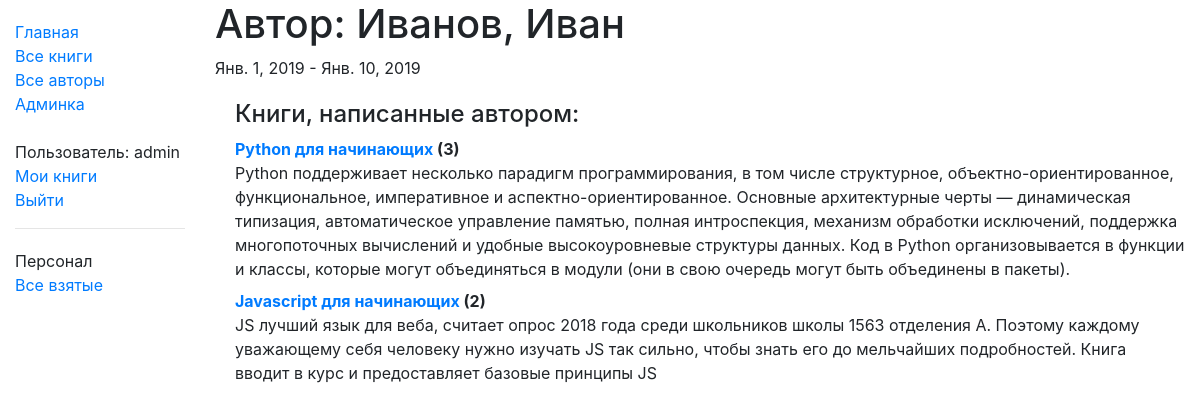
The page /catalog/author/1 (signed in) on the database its author committed.
### catalog/models.py (models this page shows, shortened)
class Author(models.Model):
    first_name = models.CharField(max_length=100,verbose_name='Имя')
    last_name = models.CharField(max_length=100,verbose_name='Фамилия')
    date_of_birth = models.DateField(null=True, blank=True,verbose_name='Дата рождения')
    date_of_death = models.DateField('умер', null=True, blank=True)
    class Meta:
        ordering = ['last_name', 'first_name']
        verbose_name = "Автор"
        verbose_name_plural = "Авторы"
    def __str__(self):
        return '{0}, {1}'.format(self.last_name, self.first_name)

class Book(models.Model):
    title = models.CharField('Оглавление',max_length=200)
    author = models.ForeignKey('Author',verbose_name='Автор', on_delete=models.SET_NULL, null=True)
    summary = models.TextField('Описание',max_length=1000, help_text="Введите короткое описание книги")
    isbn = models.CharField('ISBN', max_length=13, help_text='13 символьный <a href="https://www.isbn-international.org/content/what-isbn">ISBN</a>')
    genre = models.ManyToManyField(Genre,verbose_name='Жанр', help_text="Выберите жанр книги")
    language = models.ForeignKey('Language',verbose_name='Язык', on_delete=models.SET_NULL, null=True)
    def display_genre(self):
        """Creates a string for the Genre. This is required to display genre in Admin."""
        return ', '.join([genre.name for genre in self.genre.all()[:6]])
    display_genre.short_description = 'Жанр'
    class Meta:
        verbose_name="Книга"
        verbose_name_plural="Книги"
    def __str__(self):
        return self.title

### catalog/views.py (the view)
# urls.py: path('author/<int:pk>', views.AuthorDetailView.as_view(), name='author-detail'),
class AuthorDetailView(PermissionRequiredMixin,generic.DetailView):
    model = Author
    permission_required = 'user.is_authenticated'

### catalog/templates/catalog/author_detail.html
{% extends "base_generic.html" %}
{% block content %}
<h1>Автор: {{ author }} </h1>
<p>{{author.date_of_birth}} - {% if author.date_of_death %}{{author.date_of_death}}{% endif %}</p>
<div style="margin-left:20px;margin-top:20px">
<h4>Книги, написанные автором:</h4>
<dl>
{% for book in author.book_set.all %}
  <dt><a href="{% url 'book-detail' book.pk %}">{{book}}</a> ({{book.bookinstance_set.all.count}})</dt>
  <dd>{{book.summary}}</dd>
{% endfor %}
</dl>
</div>
{% endblock %}

### catalog/templates/base_generic.html (shortened to what this page needs)
<!DOCTYPE html>
<html lang="en">
<head>
<link rel="stylesheet" href="https://stackpath.bootstrapcdn.com/bootstrap/4.1.3/css/bootstrap.min.css">
  {% load static %}
  <link rel="stylesheet" href="{% static 'css/styles.css' %}">
    <link rel="stylesheet" href="{% static 'css/bjax.css' %}">
</head>
<body>
  <div class="container-fluid">
    <div class="row">
      <div class="col-sm-2">
      {% block sidebar %}
      <ul class="sidebar-nav">
          <li><a href="{% url 'index' %}">Главная</a></li>
          <li><a href="{% url 'books' %}">Все книги</a></li>
          <li><a href="{% url 'authors' %}">Все авторы</a></li>
          <li><a href="/admin">Админка</a></li>
      <br>
      {% if user.is_authenticated %}
     <li>Пользователь: {{ user.get_username }}</li>
     <li><a href="{% url 'my-borrowed' %}">Мои книги</a></li>
     <li><a href="{% url 'logout'%}?next={{request.path}}">Выйти</a></li>
   {% else %}
     <li><a href="{% url 'login'%}?next={{request.path}}">Войти</a></li>
   {% endif %}
      </ul>
     {% endblock %}
      {% if user.is_staff %}
   <hr />
   <ul class="sidebar-nav">
   <li>Персонал</li>
   {% if perms.catalog.can_mark_returned %}
   <li><a href="{% url 'all-borrowed' %}">Все взятые</a></li>
   {% endif %}
   </ul>
    {% endif %}
      </div>
      <div class="col-sm-10 ">
      {% block content %}{% endblock %}
      </div>
    </div>
  </div>
</body>
</html>

### catalog/static/css/styles.css (style rules this page uses)
.sidebar-nav { margin-top: 20px; padding: 0; list-style: none; }

### rows shown on the page
Author: last_name+first_name "Иванов, Иван", date_of_birth "Янв. 1, 2019", date_of_death "Янв. 10, 2019"
Book: title "Python для начинающих", bookinstance_set.all.count "3", summary "Python поддерживает несколько парадигм программирования, в том числе структурное, объектно-ориентированное, функциональное, императивное и аспектно-ориентированное. Основные архитектурные черты — динамическая типизация, автоматическое управление памятью, полная интроспекция, механизм обработки исключений, поддержка многопоточных вычислений и удобные высокоуровневые структуры данных. Код в Python организовывается в функции и классы, которые могут объединяться в модули (они в свою очередь могут быть объединены в пакеты)."
Book: title "Javascript для начинающих", bookinstance_set.all.count "2", summary "JS лучший язык для веба, считает опрос 2018 года среди школьников школы 1563 отделения А. Поэтому каждому уважающему себя человеку нужно изучать JS так сильно, чтобы знать его до мельчайших подробностей. Книга вводит в курс и предоставляет базовые принципы JS"

### other values the page prints
{{ user.get_username }} "admin"
